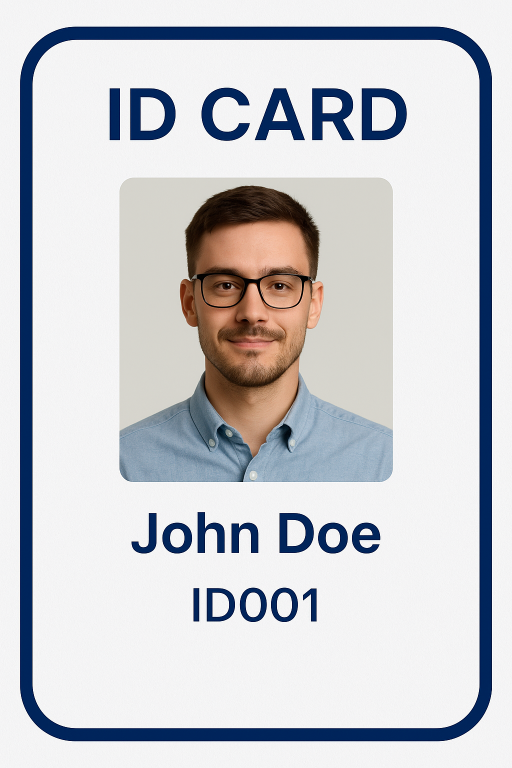
#> input picture data/Template_ID.png, 1024 x 1536 px (shown at 1/2 size)
$ python make_blank_id.py
#> lines starting #> are read from the running program, lines starting #| are printed output that depends on the picture
"""
This Python script converts a filled ID card into a blank template
by covering its contents with the card's background color.
"""

# Importing Library
from PIL import Image, ImageDraw

# Define the Card ID
RAW_IMAGE = "data/Template_ID.png"

# Make the main function
def cover_area(im, top_left, bottom_right, color):
    draw = ImageDraw.Draw(im)
    draw.rectangle((top_left, bottom_right), fill=color)
    return im

if __name__ == "__main__":
    with Image.open(RAW_IMAGE) as im:
        # Run the funtion and save the Blank ID
#> im is the input picture: PIL image 1024x1536 RGB; mean R, G, B 203.7, 204.9, 209.2
        rec_image = cover_area(im, (238, 354), (785, 1294), (245,244,244))
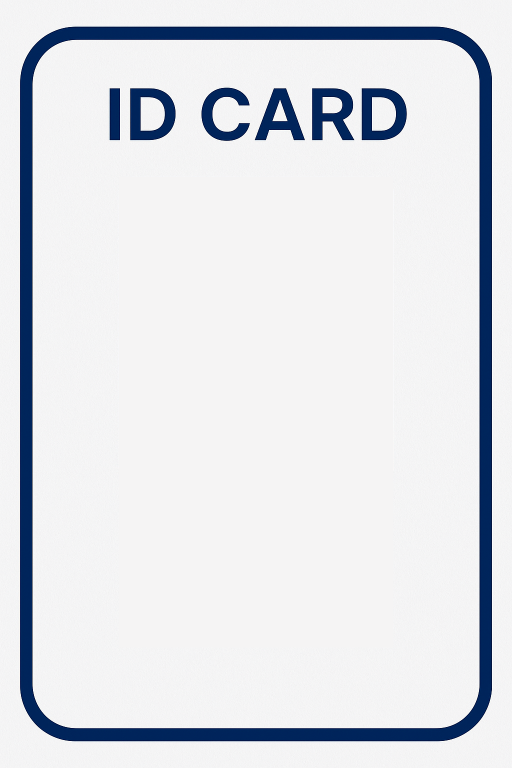
#> rec_image: PIL image 1024x1536 RGB (shown at 1/2 size); mean R, G, B 222.5, 225.1, 230.2
        rec_image.save("data/Blank_ID.png")
